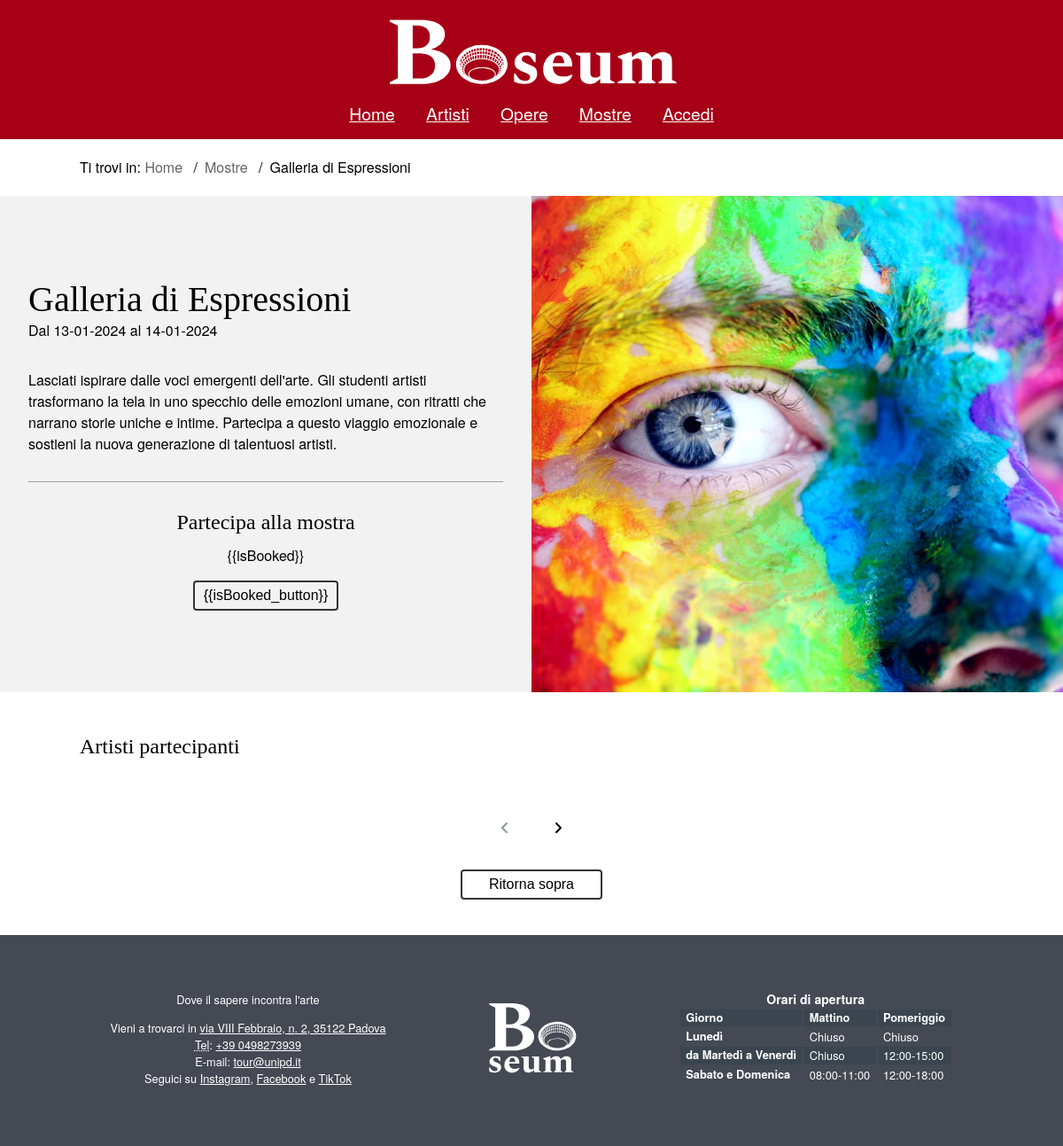
Screenshot of /php/mostra.php?id=1 with the database file from the repository.
### tables this page shows
CREATE TABLE Artshows (
    id INT PRIMARY KEY NOT NULL AUTO_INCREMENT,
    title VARCHAR(100) NOT NULL,
    description VARCHAR(1000) NOT NULL,
    image VARCHAR(100) UNIQUE NOT NULL,
    start_date DATE NOT NULL,
    end_date DATE NOT NULL
);

### php/DBAccess.php (called while the page is built, shortened)
<?php
class DBAccess{
    private $connection;
    public function openDBConnection(){
        try {
            $this -> connection = mysqli_connect(
                self::HOST_DB,
                self::USERNAME,
                self::PASSWORD,
                self::DATABASE_NAME
            );
        } catch (\Exception $e) {
            return false;
        }
        return true;
    }
    public function getArtshow($id){
        $query = "SELECT *
                    FROM Artshows
                    WHERE Artshows.id = $id";
        $queryResult = mysqli_query($this->connection, $query) or die("Errore in DBAccess".mysqli_error($this->connection));
        if (mysqli_num_rows($queryResult) != 0){
            $result=array();
            while($row = mysqli_fetch_array($queryResult, MYSQLI_ASSOC)){
                $result[]=$row;
            }
            return $result;
        }
        else return null;
    }
}
?>

### php/DateManager.php (called while the page is built, shortened)
<?php
class DateManager {
    public static function toDMY($inputDate) {
        $dateTime = DateTime::createFromFormat('Y-m-d', $inputDate);
        return $dateTime->format('d-m-Y');
    }
}
?>

### php/mostra.php (the view, shortened to what this page needs)
<?php
require_once 'DBAccess.php';
require_once 'DateManager.php';
$isLoggedIn = isset($_SESSION['logged_id']);
$loginOrProfileTitle = $isLoggedIn ?
        "<a href=\"artista.php?id=".$_SESSION['logged_id']."\"><span lang=\"en\">Account</span></a>"
        : "<a href=\"login.php\">Accedi</a>";
$connection=new DB\DBAccess();
$idArtshow = $_GET["id"];
$infoArtshow = $connection->getArtshow($idArtshow);
if(!$infoArtshow || sizeof($infoArtshow) <= 0){
    header("location: ../src/404.html");
}else{
    $title = $infoArtshow[0]['title'];
    $description = $infoArtshow[0]['description'];
    $image = $infoArtshow[0]['image'];
    $startDateReverse = $infoArtshow[0]['start_date'];
    $startDate = DateManager::toDMY($startDateReverse);
    $endDateReverse = $infoArtshow[0]['end_date'];
    $endDate = DateManager::toDMY($endDateReverse);
    $partecipantsArtshowContainer = '';
    $mostra = file_get_contents("../templates/mostra.html");
    $mostra = str_replace("{{login_or_profile_title}}", $loginOrProfileTitle, $mostra);
    $mostra = str_replace("{{name}}", $title, $mostra);
    $mostra = str_replace("{{start_date}}", $startDate, $mostra);
    $mostra = str_replace("{{start_date_reversed}}", $startDateReverse, $mostra);
    $mostra = str_replace("{{end_date}}", $endDate, $mostra);
    $mostra = str_replace("{{end_date_reversed}}", $endDateReverse, $mostra);
    $mostra = str_replace("{{description}}", $description, $mostra);
    $mostra = str_replace("{{image}}", $image, $mostra);
    $mostra = str_replace("{{partecipants}}", $partecipantsArtshowContainer, $mostra);
    echo($mostra);
}
?>

### assets/CSS/mini.css (style rules this page uses)
header { display: flex; align-items: center; justify-content: space-between; }
header h1 { background-image: url("../images/logomini.png"); font-size: 3em; }
#menu { width: max-content; color: white; transition: transform 0.5s ease; z-index: 3; }
#menu nav { position: fixed; right: 0; top: 0; width: 100%; padding: 5em 0 3em 0; background: var(--headerBgColor); transform: translateY(-100%); transition: transform 0.5s ease; }
#menu nav ul { flex-direction: column; align-items: center; margin: auto; }
#menu nav ul li { padding-bottom: 15px; }
#menu nav a { visibility: hidden; }
footer { flex-wrap: wrap-reverse; }
footer div { padding: 2em 1em; }
#artshow_layout { flex-direction: column; }
.artshow_mainimage { width: 100%; object-fit: cover; }

### rows the page displays
artshows: mostra "Home Artisti Opere Mostre Ti trovi in: Home Mostre Galleria di Espressioni Galleria di Espressioni Dal 13-01-2024 al 14-01-2024 Lasciati ispirare dalle voci emergenti dell'arte. Gli studenti artisti trasformano la tela in uno specchio delle emozioni umane, con ritratti che narrano storie uniche e intime. Partecipa a questo viaggio emozionale e sostieni la nuova generazione di talentuosi artisti. Partecipa alla mostra {{isBooked}} {{isBooked_button}} Artisti partecipanti Ritorna sopra Dove il sapere incontra l'arte Vieni a trovarci in via VIII Febbraio, n . 2, 35122 Padova Tel : +39 0498273939 E-mail : tour @unipd.it Seguici su Instagram , Facebook e TikTok Orari di apertura Giorno Mattino…", image+description+end_date (picture)
